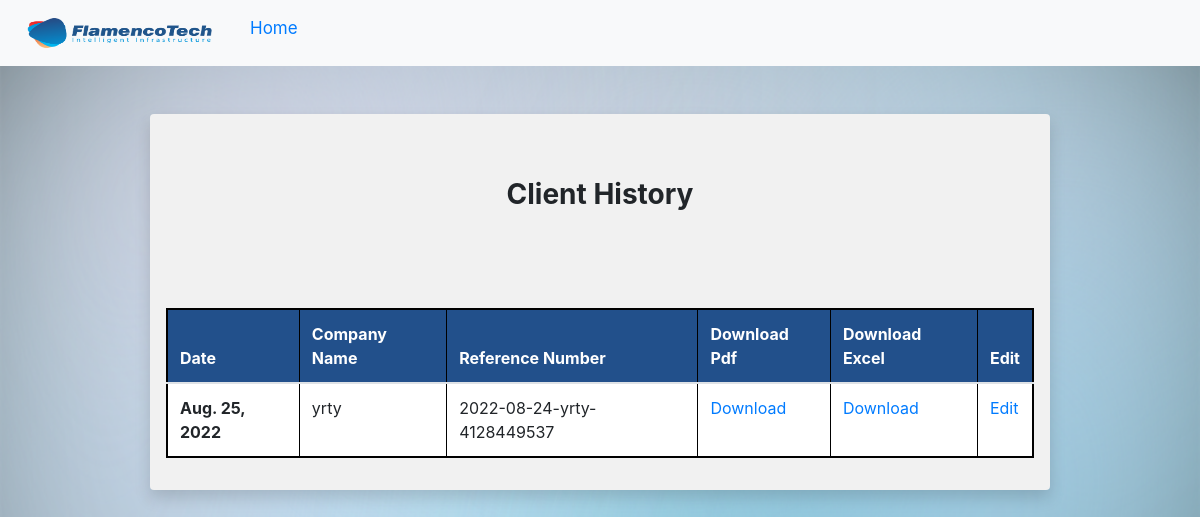
The app's page /admins/history/ (signed in), older data.
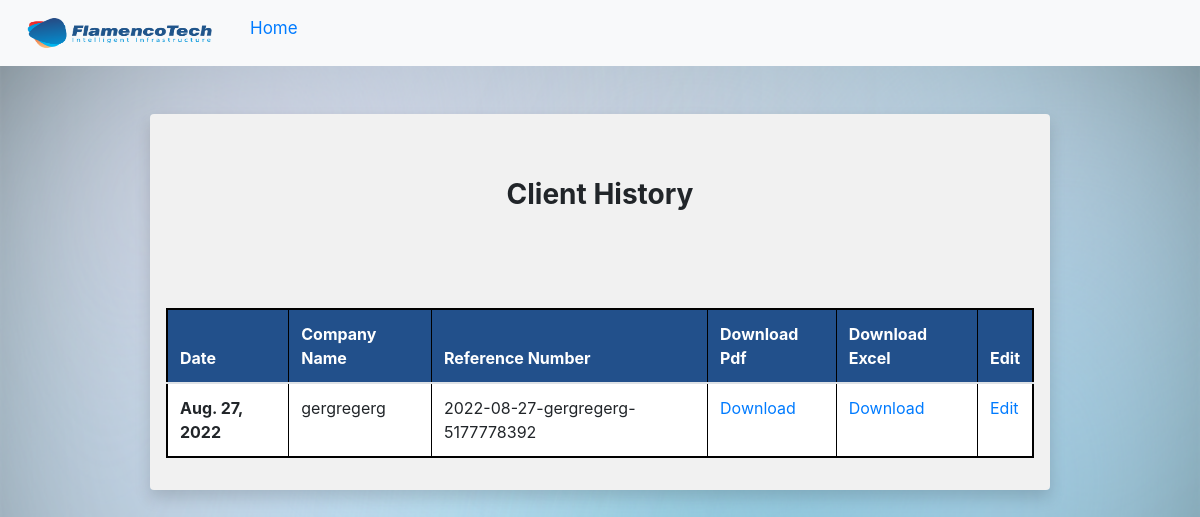
The same page, newer data.
### Admin1/models.py (models this page shows)
class Quotation(models.Model):
    ref_no=models.CharField(max_length=100,primary_key=True)
    pdf = models.FileField(upload_to ='pdfs/')
    excel = models.FileField(upload_to ='excels/')
    date=models.DateField(default=datetime.date.today())
    company_name=models.CharField(max_length=100)
    input_data=models.TextField(max_length=500)
    user_email = models.EmailField()
    location=models.CharField(max_length=100)
    contact_person=models.CharField(max_length=100)
    contact_number=models.IntegerField(default=0)
    email=models.EmailField()
    description=models.CharField(max_length=200)

### Admin1/views.py (the view)
# urls.py: path('history/',views.history,name='history'),
def history(request):
	objs=Quotation.objects.filter(user_email=request.user.email)
	context={'entries':objs}
	return render(request,'Admin1/history.html',context)

### templates/Admin1/history.html (shortened to what this page needs)
<!DOCTYPE html>
<html lang="en">
<head>
    <link rel="stylesheet" href="https://cdn.jsdelivr.net/npm/bootstrap@4.1.3/dist/css/bootstrap.min.css"
>
</head>
<body>
    <nav class="navbar navbar-expand-lg navbar-light bg-light">
      <div class="collapse navbar-collapse" id="navbarSupportedContent">
        <ul class="navbar-nav mr-auto">
            <li>
                <a class="navbar-brand" href="https://www.flamencotech.com/" target="_blank" style="display: flex;align-items: center;
                padding: 5px;">
                 <img src="/static/f1.png" alt="" width="200" height="40" >
              </a>
              </li>
          <li class="nav-item active">
            <a class="nav-link text-primary" href="/admins/"
              >Home<span class="sr-only">(current)</span></a
            >
          </li>
        </ul>
      </div>
    </nav>
    <div style="width: 900px;background-color: rgb(241, 241, 241);" class="container my-5 shadow p-3 mb-5 rounded">
        <div style="text-align: center;" class="container my-5">
            <h3><b>Client History</b></h3>
        </div>
        <table <div class="container my-5 ">
            <form class="my-5">
                <table class="table table-secondary" border="1" style="border:2px solid rgb(0, 0, 0)">
                    <thead>
                        <tr style="background-color: #22508b;color:white">
                            <th scope="col">Date</th>
                            <th scope="col">Company Name</th>
                            <th scope="col">Reference Number</th>
                            <th scope="col">Download Pdf</th>
                            <th scope="col">Download Excel</th>
                            <th scope="col">Edit</th>
                        </tr>
                    </thead>
                    <tbody style="background-color:white;">
                        {% for entry in entries %}
                        <tr>
                            <th scope="row">{{entry.date}}</th>
                            <td>{{entry.company_name}}</td>
                            <td>{{entry.ref_no}}</td>
                            <td><a href="{{entry.pdf.url}}" download="{{entry.pdf.url}}">Download</a>  </td>
                            <td><a href="{{entry.excel.url}}" download="{{entry.excel.url}}">Download</a></td>
                            <td><a href="{% url 'edit_quot_user' ref_no=entry.ref_no %}">Edit</a></td>
                        </tr>
                        {% endfor %}
                    </tbody>
                </table>
            </form>
    </div>
</body>
</html>

### templates/Admin1/history.html (style rules this page uses)
body { background-image: url("/static/b1.png"); background-repeat: no-repeat; background-attachment: fixed; background-size: 100% 100%; }
.navbar .nav-item a { font-size: 17px; position: relative; display: inline-block; outline: none; text-decoration: none; text-shadow: 0 0 1px rgba(255,255,255,0.3); }
.navbar .nav-item a::before { color: rgba(255,255,255,0.3); text-shadow: 0 0 1px rgba(255,255,255,0.3); content: attr(data-hover); position: absolute; -webkit-transition: -webkit-transform 0.3s, opacity 0.3s; -moz-transition: -moz-transform 0.3s, opacity 0.3s; transition: transform 0.3s, opacity 0.3s; pointer-events: none; }
.navbar .nav-item a::after { content: ''; position: absolute; left: 0; bottom: 0; width: 100%; height: 2px; background: #205690; opacity: 0; -webkit-transform: translateY(5px); -moz-transform: translateY(5px); transform: translateY(5px); -webkit-transition: -webkit-transform 0.3s, opacity 0.3s; -moz-transition: -moz-transform 0.3s, opacity 0.3s; transition: transform 0.3s, opacity 0.3s; pointer-events: none; }
.navbar .nav-item a { font-size: 17px; }

Row changes from the older to the newer data that the page shows:
removed Quotation: date "Aug. 25, 2022", company_name "yrty", ref_no "2022-08-24-yrty-4128449537"
added Quotation: date "Aug. 27, 2022", company_name "gergregerg", ref_no "2022-08-27-gergregerg-5177778392"
